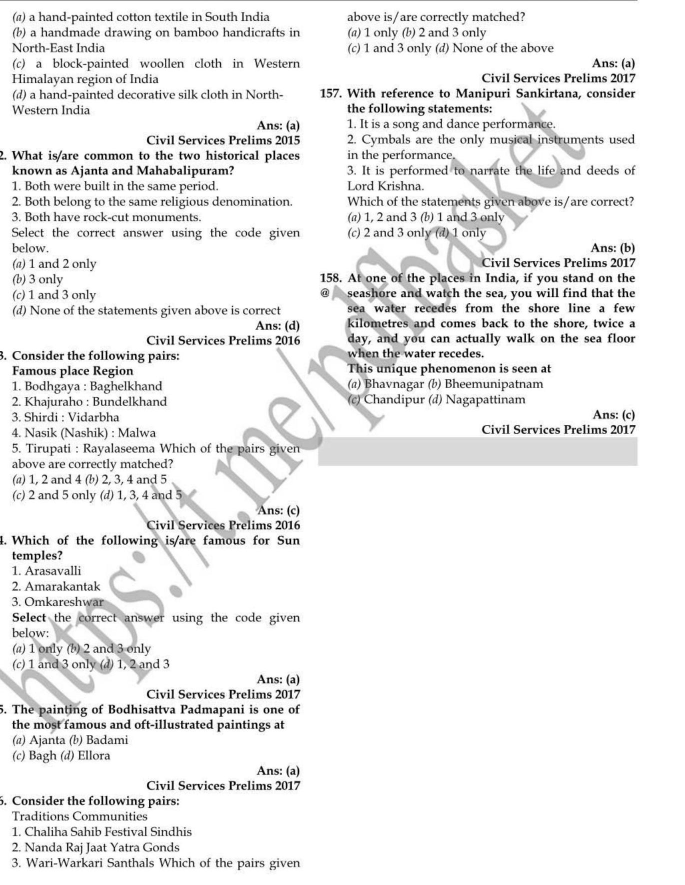
#> input picture out.jpg, 1370 x 1770 px (shown at 1/2 size)
$ python crop.py
#> lines starting #> are read from the running program, lines starting #| are printed output that depends on the picture
import cv2
from PIL import Image
im = Image.open('out.jpg').convert('L')
#> im is the input picture: PIL image 1370x1770 L; min 0, max 255, mean 237.3
im = im.crop((130,130,1500,1900))
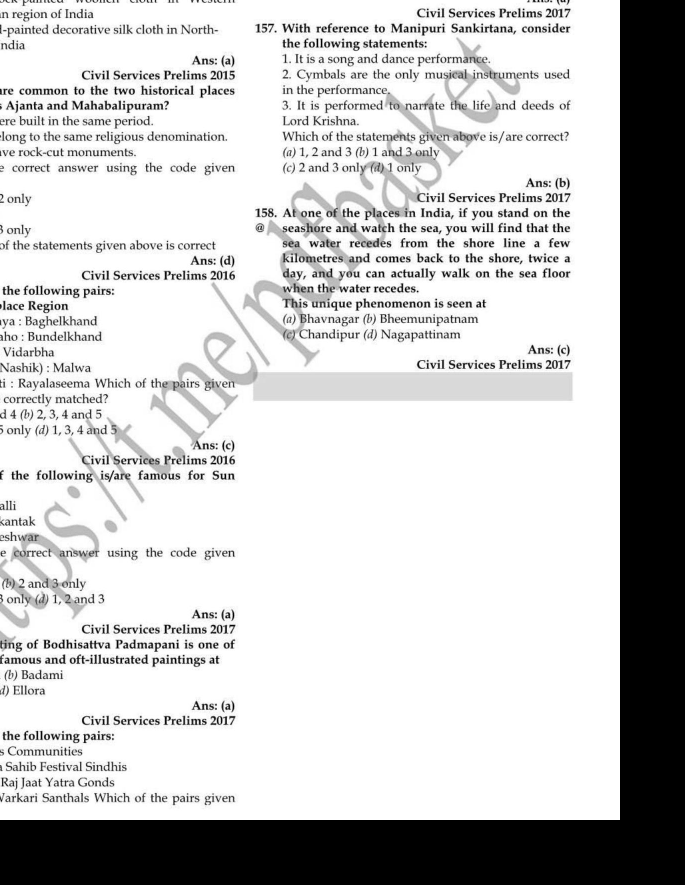
#> im: PIL image 1370x1770 L (shown at 1/2 size); min 0, max 255, mean 200
im.save('_out.jpg')
